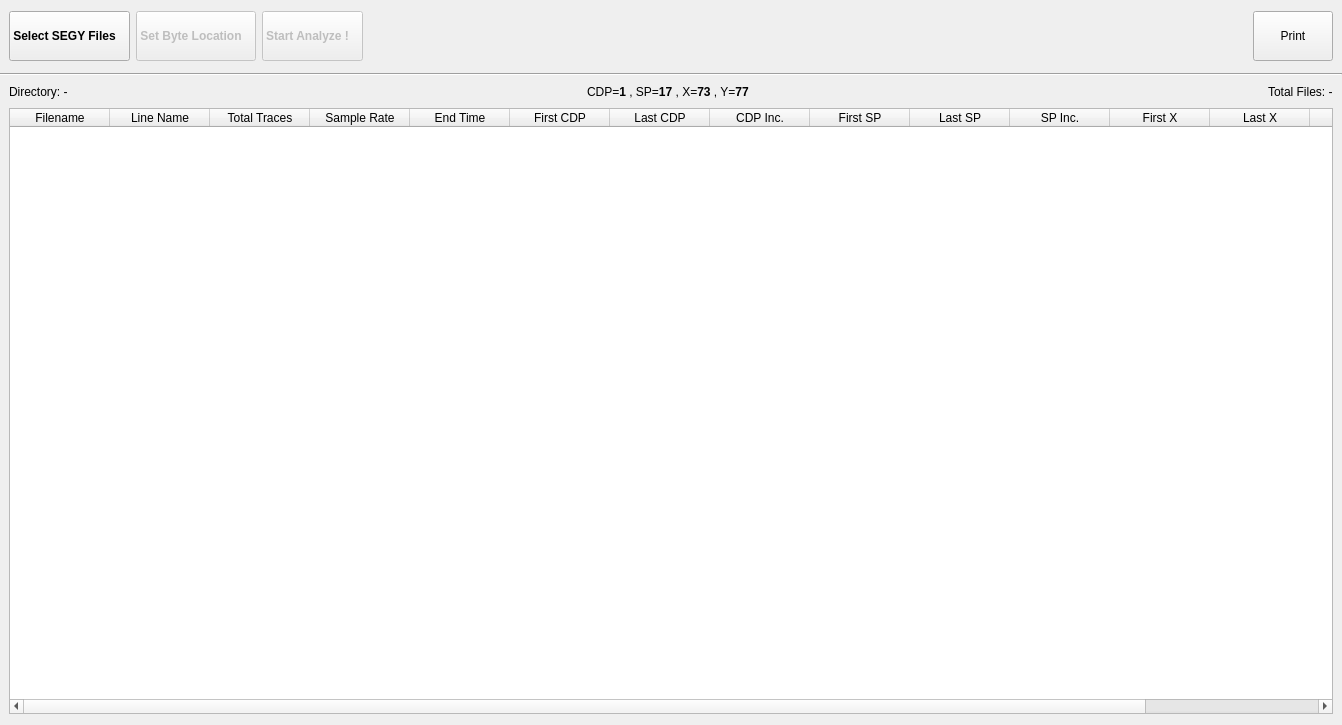
<?xml version="1.0" encoding="UTF-8"?>
<ui version="4.0">
 <class>segyanalyzer</class>
 <widget class="QWidget" name="segyanalyzer">
  <property name="windowModality">
   <enum>Qt::NonModal</enum>
  </property>
  <property name="geometry">
   <rect>
    <x>0</x>
    <y>0</y>
    <width>1342</width>
    <height>725</height>
   </rect>
  </property>
  <property name="windowTitle">
   <string>2D SEGY Analyzer</string>
  </property>
  <property name="windowIcon">
   <iconset resource="resources.qrc">
    <normaloff>:/img/icon.ico</normaloff>:/img/icon.ico</iconset>
  </property>
  <layout class="QVBoxLayout" name="verticalLayout">
   <property name="leftMargin">
    <number>0</number>
   </property>
   <property name="rightMargin">
    <number>0</number>
   </property>
   <item>
    <layout class="QHBoxLayout" name="horizontalLayout">
     <property name="leftMargin">
      <number>9</number>
     </property>
     <property name="rightMargin">
      <number>9</number>
     </property>
     <property name="bottomMargin">
      <number>6</number>
     </property>
     <item>
      <widget class="QPushButton" name="btnSelectSEGYFiles">
       <property name="minimumSize">
        <size>
         <width>0</width>
         <height>50</height>
        </size>
       </property>
       <property name="font">
        <font>
         <weight>75</weight>
         <bold>true</bold>
        </font>
       </property>
       <property name="text">
        <string>Select SEGY Files   </string>
       </property>
       <property name="icon">
        <iconset resource="resources.qrc">
         <normaloff>:/img/files.png</normaloff>:/img/files.png</iconset>
       </property>
       <property name="iconSize">
        <size>
         <width>32</width>
         <height>32</height>
        </size>
       </property>
      </widget>
     </item>
     <item>
      <widget class="QPushButton" name="btnSetByteLocation">
       <property name="enabled">
        <bool>false</bool>
       </property>
       <property name="minimumSize">
        <size>
         <width>0</width>
         <height>50</height>
        </size>
       </property>
       <property name="font">
        <font>
         <weight>75</weight>
         <bold>true</bold>
        </font>
       </property>
       <property name="text">
        <string>Set Byte Location   </string>
       </property>
       <property name="icon">
        <iconset resource="resources.qrc">
         <normaloff>:/img/byte.png</normaloff>:/img/byte.png</iconset>
       </property>
       <property name="iconSize">
        <size>
         <width>32</width>
         <height>32</height>
        </size>
       </property>
      </widget>
     </item>
     <item>
      <widget class="QPushButton" name="btnStartAnalyze">
       <property name="enabled">
        <bool>false</bool>
       </property>
       <property name="minimumSize">
        <size>
         <width>0</width>
         <height>50</height>
        </size>
       </property>
       <property name="font">
        <font>
         <weight>75</weight>
         <bold>true</bold>
        </font>
       </property>
       <property name="text">
        <string>Start Analyze !   </string>
       </property>
       <property name="icon">
        <iconset resource="resources.qrc">
         <normaloff>:/img/start.png</normaloff>:/img/start.png</iconset>
       </property>
       <property name="iconSize">
        <size>
         <width>32</width>
         <height>32</height>
        </size>
       </property>
      </widget>
     </item>
     <item>
      <spacer name="horizontalSpacer">
       <property name="orientation">
        <enum>Qt::Horizontal</enum>
       </property>
       <property name="sizeHint" stdset="0">
        <size>
         <width>178</width>
         <height>20</height>
        </size>
       </property>
      </spacer>
     </item>
     <item>
      <widget class="QPushButton" name="btnPrint">
       <property name="enabled">
        <bool>true</bool>
       </property>
       <property name="minimumSize">
        <size>
         <width>0</width>
         <height>50</height>
        </size>
       </property>
       <property name="text">
        <string>Print</string>
       </property>
      </widget>
     </item>
    </layout>
   </item>
   <item>
    <widget class="Line" name="line">
     <property name="orientation">
      <enum>Qt::Horizontal</enum>
     </property>
    </widget>
   </item>
   <item>
    <layout class="QHBoxLayout" name="horizontalLayout_2">
     <property name="leftMargin">
      <number>9</number>
     </property>
     <property name="rightMargin">
      <number>9</number>
     </property>
     <item>
      <widget class="QLabel" name="lbDirPath">
       <property name="text">
        <string>Directory: -</string>
       </property>
       <property name="margin">
        <number>3</number>
       </property>
      </widget>
     </item>
     <item>
      <spacer name="horizontalSpacer_3">
       <property name="orientation">
        <enum>Qt::Horizontal</enum>
       </property>
       <property name="sizeHint" stdset="0">
        <size>
         <width>40</width>
         <height>20</height>
        </size>
       </property>
      </spacer>
     </item>
     <item>
      <widget class="QLabel" name="lbByteLocation">
       <property name="text">
        <string>CDP=&lt;strong&gt;1&lt;/strong&gt; , SP=&lt;strong&gt;17&lt;/strong&gt; , X=&lt;strong&gt;73&lt;/strong&gt; , Y=&lt;strong&gt;77&lt;/strong&gt;</string>
       </property>
      </widget>
     </item>
     <item>
      <spacer name="horizontalSpacer_2">
       <property name="orientation">
        <enum>Qt::Horizontal</enum>
       </property>
       <property name="sizeHint" stdset="0">
        <size>
         <width>208</width>
         <height>18</height>
        </size>
       </property>
      </spacer>
     </item>
     <item>
      <widget class="QLabel" name="lbTotalFiles">
       <property name="text">
        <string>Total Files: -</string>
       </property>
      </widget>
     </item>
    </layout>
   </item>
   <item>
    <layout class="QHBoxLayout" name="horizontalLayout_3">
     <property name="leftMargin">
      <number>9</number>
     </property>
     <property name="rightMargin">
      <number>9</number>
     </property>
     <item>
      <widget class="QTableWidget" name="tableSEGY">
       <property name="editTriggers">
        <set>QAbstractItemView::NoEditTriggers</set>
       </property>
       <property name="dragDropOverwriteMode">
        <bool>false</bool>
       </property>
       <property name="alternatingRowColors">
        <bool>true</bool>
       </property>
       <property name="selectionMode">
        <enum>QAbstractItemView::SingleSelection</enum>
       </property>
       <property name="selectionBehavior">
        <enum>QAbstractItemView::SelectRows</enum>
       </property>
       <property name="gridStyle">
        <enum>Qt::SolidLine</enum>
       </property>
       <attribute name="horizontalHeaderCascadingSectionResizes">
        <bool>false</bool>
       </attribute>
       <attribute name="horizontalHeaderStretchLastSection">
        <bool>false</bool>
       </attribute>
       <attribute name="verticalHeaderStretchLastSection">
        <bool>false</bool>
       </attribute>
       <column>
        <property name="text">
         <string>Filename</string>
        </property>
        <property name="background">
         <color>
          <red>0</red>
          <green>170</green>
          <blue>255</blue>
         </color>
        </property>
       </column>
       <column>
        <property name="text">
         <string>Line Name</string>
        </property>
       </column>
       <column>
        <property name="text">
         <string>Total Traces</string>
        </property>
       </column>
       <column>
        <property name="text">
         <string>Sample Rate</string>
        </property>
       </column>
       <column>
        <property name="text">
         <string>End Time</string>
        </property>
       </column>
       <column>
        <property name="text">
         <string>First CDP</string>
        </property>
       </column>
       <column>
        <property name="text">
         <string>Last CDP</string>
        </property>
       </column>
       <column>
        <property name="text">
         <string>CDP Inc.</string>
        </property>
       </column>
       <column>
        <property name="text">
         <string>First SP</string>
        </property>
       </column>
       <column>
        <property name="text">
         <string>Last SP</string>
        </property>
       </column>
       <column>
        <property name="text">
         <string>SP Inc.</string>
        </property>
       </column>
       <column>
        <property name="text">
         <string>First X</string>
        </property>
       </column>
       <column>
        <property name="text">
         <string>Last X</string>
        </property>
       </column>
       <column>
        <property name="text">
         <string>First Y</string>
        </property>
       </column>
       <column>
        <property name="text">
         <string>Last Y</string>
        </property>
       </column>
      </widget>
     </item>
    </layout>
   </item>
  </layout>
 </widget>
 <resources>
  <include location="resources.qrc"/>
 </resources>
 <connections/>
</ui>
